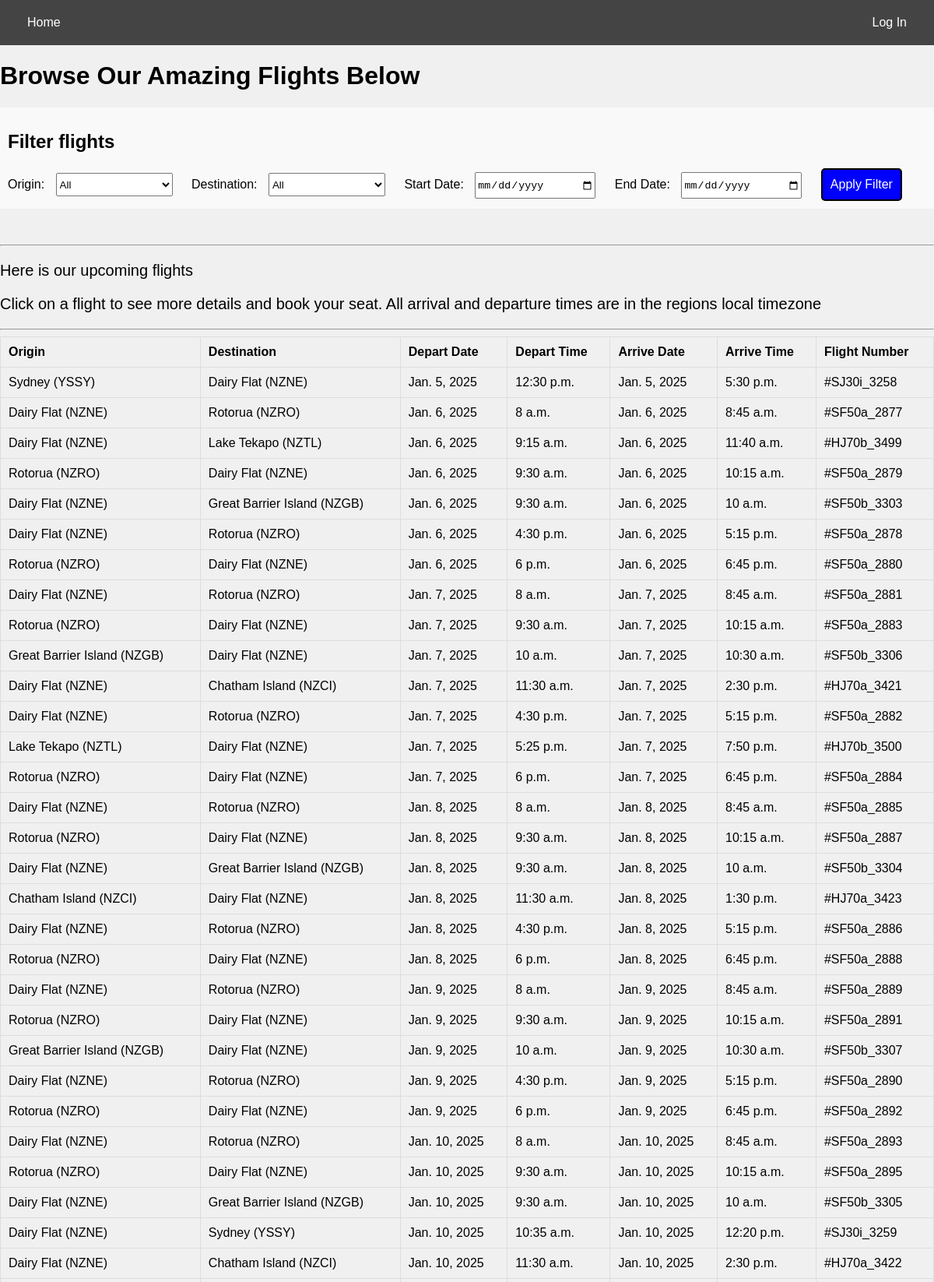
/bookingapp/ (upper part), run on the app's committed database.
### bookingapp/models.py (models this page shows)
class Flight(models.Model):
    flightId = models.AutoField(primary_key=True)
    routeId = models.ForeignKey(Route, related_name="flights", on_delete=models.CASCADE)
    depTime = models.TimeField(null=False)        # hours, mins, secs
    depDate = models.DateField(null=False)        # default is yyyy-mm-dd
    arrTime = models.TimeField(null=False)
    arrDate = models.DateField(null=False)
    seatsAvailable = models.IntegerField(null=False)  # depends on the plane
    ticketCost = models.DecimalField(null=False, max_digits=8, decimal_places=2)
    class Meta:
        db_table = 'flight'

class Route(models.Model):
    routeId = models.AutoField(primary_key=True)
    routeName = models.CharField(max_length=50, null=False)
    origin = models.CharField(max_length=50, null=False)
    destination = models.CharField(max_length=50, null=False)
    planeId = models.ForeignKey(Plane, related_name="routes", on_delete=models.CASCADE)
    class Meta:
        db_table = 'route'

class Plane(models.Model):
    planeId = models.AutoField(primary_key=True)
    name = models.CharField(max_length=30, null=False)
    code = models.CharField(max_length=10, null=False)
    numSeats = models.IntegerField(null=False)
    class Meta:
        db_table = 'plane'

### bookingapp/views.py (the view)
# urls.py: path('', views.homepage, name="homepage"),
def homepage(request):
    current_date = datetime.now().date()
    current_time = datetime.now().time()
    flights = Flight.objects.order_by('depDate', 'depTime').filter(
        Q(depDate=current_date, depTime__gte=current_time) | Q(depDate__gt=current_date)
    )[:40]
    return render(request, 'homepage.html', {'flights': flights})

### bookingapp/templates/homepage.html (shortened to what this page needs)
<!doctype html>
{% load static %}
<html>
    <head>
        <link rel="stylesheet" type="text/css" href="{% static 'homepage.css' %}">
        <link rel="stylesheet" type="text/css" href="{% static 'navbar.css' %}">
        <link rel="stylesheet" type="text/css" href="{% static 'tables.css' %}">
    </head>
    <body>
        {% include 'navbar.html' %}
        <h1>Browse Our Amazing Flights Below</h1>
        <div id="filter">
            <h2>Filter flights</h2>
            <label>Origin:  </label>
            <select id="origin_dropdown">
                <option value="">All</option>
            </select>
            <label>Destination:  </label>
            <select id="dest_dropdown">
                <option value="">All</option>
            </select>
            <label>Start Date:  </label>
            <input type="date" id="start_date">
            <label>End Date:  </label>
            <input type="date" id="end_date">
            <button type="submit" id="filterButton">Apply Filter</button>
        </div>
        <br><hr>
        <p>Here is our upcoming flights</p>
        <p> Click on a flight to see more details and book your seat. All arrival and departure times are
            in the regions local timezone </p>
        <hr>
        <table id="flight-table">
            <thead>
                <tr>
                    <th>Origin</th>
                    <th>Destination</th>
                    <th>Depart Date</th>
                    <th>Depart Time</th>
                    <th>Arrive Date</th>
                    <th>Arrive Time</th>
                    <th>Flight Number</th>
                </tr>
            </thead>
            <tbody>
                {% for flight in flights %}
                    {% include 'homepage_table.html' with flight=flight %}
                {% endfor %}
            </tbody>
        </table>
    </body>
</html>

### bookingapp/templates/homepage_table.html
<tr class="clickable-row" onclick="openFlightDetails('{{flight.flightId}}', this)">
    <td>{{ flight.routeId.origin }}</td>
    <td>{{ flight.routeId.destination }}</td>
    <td>{{ flight.depDate }}</td>
    <td>{{ flight.depTime }}</td>
    <td>{{ flight.arrDate }}</td>
    <td>{{ flight.arrTime }}</td>
    <td>#{{flight.routeId.planeId.code}}_{{ flight.flightId}} </td>
</tr>

### bookingapp/static/homepage.css (style rules this page uses)
#filter { background-color: #f9f9f9; padding: 10px; margin-bottom: 20px; }
#filter label { margin-right: 10px; }
#filter select, #filter input[type="date"], #filter button { margin-right: 20px; }
#start_date, #end_date, #origin_dropdown, #dest_dropdown { width: 150px; height: 30px; }

### bookingapp/static/navbar.css (style rules this page uses)
body { font-family: Arial, sans-serif; margin: 0; padding: 0; background-color: #f0f0f0; }
p { font-family: Arial, sans-serif; font-size: 20px; }
#editButton, #bookButton, #loginButton, #updateButton, #signupButton, #filterButton { padding: 10px 10px; font-size: 16px; text-align: center; text-decoration: none; color: #fff; background-color: blue; border: 2px solid #000; border-radius: 5px; cursor: pointer; }

### bookingapp/static/tables.css (style rules this page uses)
table { width: 100%; border-collapse: collapse; margin-bottom: 20px; }
table th, table td { border: 1px solid #ddd; padding: 10px; text-align: left; }

### data on the page
Flight: routeId.origin "Sydney (YSSY)", routeId.destination "Dairy Flat (NZNE)", depDate "Jan. 5, 2025", depTime "12:30 p.m.", arrDate "Jan. 5, 2025", arrTime "5:30 p.m.", routeId.planeId.code "SJ30i", flightId "3258"
Flight: routeId.origin "Dairy Flat (NZNE)", routeId.destination "Rotorua (NZRO)", depDate "Jan. 6, 2025", depTime "8 a.m.", arrDate "Jan. 6, 2025", arrTime "8:45 a.m.", routeId.planeId.code "SF50a", flightId "2877"
Flight: routeId.origin "Dairy Flat (NZNE)", routeId.destination "Lake Tekapo (NZTL)", depDate "Jan. 6, 2025", depTime "9:15 a.m.", arrDate "Jan. 6, 2025", arrTime "11:40 a.m.", routeId.planeId.code "HJ70b", flightId "3499"
Flight: routeId.origin "Rotorua (NZRO)", routeId.destination "Dairy Flat (NZNE)", depDate "Jan. 6, 2025", depTime "9:30 a.m.", arrDate "Jan. 6, 2025", arrTime "10:15 a.m.", routeId.planeId.code "SF50a", flightId "2879"
Flight: routeId.origin "Dairy Flat (NZNE)", routeId.destination "Great Barrier Island (NZGB)", depDate "Jan. 6, 2025", depTime "9:30 a.m.", arrDate "Jan. 6, 2025", arrTime "10 a.m.", routeId.planeId.code "SF50b", flightId "3303"
Flight: routeId.origin "Dairy Flat (NZNE)", routeId.destination "Rotorua (NZRO)", depDate "Jan. 6, 2025", depTime "4:30 p.m.", arrDate "Jan. 6, 2025", arrTime "5:15 p.m.", routeId.planeId.code "SF50a", flightId "2878"
Flight: routeId.origin "Rotorua (NZRO)", routeId.destination "Dairy Flat (NZNE)", depDate "Jan. 6, 2025", depTime "6 p.m.", arrDate "Jan. 6, 2025", arrTime "6:45 p.m.", routeId.planeId.code "SF50a", flightId "2880"
Flight: routeId.origin "Dairy Flat (NZNE)", routeId.destination "Rotorua (NZRO)", depDate "Jan. 7, 2025", depTime "8 a.m.", arrDate "Jan. 7, 2025", arrTime "8:45 a.m.", routeId.planeId.code "SF50a", flightId "2881"
Flight: routeId.origin "Rotorua (NZRO)", routeId.destination "Dairy Flat (NZNE)", depDate "Jan. 7, 2025", depTime "9:30 a.m.", arrDate "Jan. 7, 2025", arrTime "10:15 a.m.", routeId.planeId.code "SF50a", flightId "2883"
Flight: routeId.origin "Great Barrier Island (NZGB)", routeId.destination "Dairy Flat (NZNE)", depDate "Jan. 7, 2025", depTime "10 a.m.", arrDate "Jan. 7, 2025", arrTime "10:30 a.m.", routeId.planeId.code "SF50b", flightId "3306"
Flight: routeId.origin "Dairy Flat (NZNE)", routeId.destination "Chatham Island (NZCI)", depDate "Jan. 7, 2025", depTime "11:30 a.m.", arrDate "Jan. 7, 2025", arrTime "2:30 p.m.", routeId.planeId.code "HJ70a", flightId "3421"
Flight: routeId.origin "Dairy Flat (NZNE)", routeId.destination "Rotorua (NZRO)", depDate "Jan. 7, 2025", depTime "4:30 p.m.", arrDate "Jan. 7, 2025", arrTime "5:15 p.m.", routeId.planeId.code "SF50a", flightId "2882"
Flight: routeId.origin "Lake Tekapo (NZTL)", routeId.destination "Dairy Flat (NZNE)", depDate "Jan. 7, 2025", depTime "5:25 p.m.", arrDate "Jan. 7, 2025", arrTime "7:50 p.m.", routeId.planeId.code "HJ70b", flightId "3500"
Flight: routeId.origin "Rotorua (NZRO)", routeId.destination "Dairy Flat (NZNE)", depDate "Jan. 7, 2025", depTime "6 p.m.", arrDate "Jan. 7, 2025", arrTime "6:45 p.m.", routeId.planeId.code "SF50a", flightId "2884"
Flight: routeId.origin "Dairy Flat (NZNE)", routeId.destination "Rotorua (NZRO)", depDate "Jan. 8, 2025", depTime "8 a.m.", arrDate "Jan. 8, 2025", arrTime "8:45 a.m.", routeId.planeId.code "SF50a", flightId "2885"
Flight: routeId.origin "Rotorua (NZRO)", routeId.destination "Dairy Flat (NZNE)", depDate "Jan. 8, 2025", depTime "9:30 a.m.", arrDate "Jan. 8, 2025", arrTime "10:15 a.m.", routeId.planeId.code "SF50a", flightId "2887"
Flight: routeId.origin "Dairy Flat (NZNE)", routeId.destination "Great Barrier Island (NZGB)", depDate "Jan. 8, 2025", depTime "9:30 a.m.", arrDate "Jan. 8, 2025", arrTime "10 a.m.", routeId.planeId.code "SF50b", flightId "3304"
Flight: routeId.origin "Chatham Island (NZCI)", routeId.destination "Dairy Flat (NZNE)", depDate "Jan. 8, 2025", depTime "11:30 a.m.", arrDate "Jan. 8, 2025", arrTime "1:30 p.m.", routeId.planeId.code "HJ70a", flightId "3423"
Flight: routeId.origin "Dairy Flat (NZNE)", routeId.destination "Rotorua (NZRO)", depDate "Jan. 8, 2025", depTime "4:30 p.m.", arrDate "Jan. 8, 2025", arrTime "5:15 p.m.", routeId.planeId.code "SF50a", flightId "2886"
Flight: routeId.origin "Rotorua (NZRO)", routeId.destination "Dairy Flat (NZNE)", depDate "Jan. 8, 2025", depTime "6 p.m.", arrDate "Jan. 8, 2025", arrTime "6:45 p.m.", routeId.planeId.code "SF50a", flightId "2888"
Flight: routeId.origin "Dairy Flat (NZNE)", routeId.destination "Rotorua (NZRO)", depDate "Jan. 9, 2025", depTime "8 a.m.", arrDate "Jan. 9, 2025", arrTime "8:45 a.m.", routeId.planeId.code "SF50a", flightId "2889"
Flight: routeId.origin "Rotorua (NZRO)", routeId.destination "Dairy Flat (NZNE)", depDate "Jan. 9, 2025", depTime "9:30 a.m.", arrDate "Jan. 9, 2025", arrTime "10:15 a.m.", routeId.planeId.code "SF50a", flightId "2891"
Flight: routeId.origin "Great Barrier Island (NZGB)", routeId.destination "Dairy Flat (NZNE)", depDate "Jan. 9, 2025", depTime "10 a.m.", arrDate "Jan. 9, 2025", arrTime "10:30 a.m.", routeId.planeId.code "SF50b", flightId "3307"
Flight: routeId.origin "Dairy Flat (NZNE)", routeId.destination "Rotorua (NZRO)", depDate "Jan. 9, 2025", depTime "4:30 p.m.", arrDate "Jan. 9, 2025", arrTime "5:15 p.m.", routeId.planeId.code "SF50a", flightId "2890"
Flight: routeId.origin "Rotorua (NZRO)", routeId.destination "Dairy Flat (NZNE)", depDate "Jan. 9, 2025", depTime "6 p.m.", arrDate "Jan. 9, 2025", arrTime "6:45 p.m.", routeId.planeId.code "SF50a", flightId "2892"
Flight: routeId.origin "Dairy Flat (NZNE)", routeId.destination "Rotorua (NZRO)", depDate "Jan. 10, 2025", depTime "8 a.m.", arrDate "Jan. 10, 2025", arrTime "8:45 a.m.", routeId.planeId.code "SF50a", flightId "2893"
Flight: routeId.origin "Rotorua (NZRO)", routeId.destination "Dairy Flat (NZNE)", depDate "Jan. 10, 2025", depTime "9:30 a.m.", arrDate "Jan. 10, 2025", arrTime "10:15 a.m.", routeId.planeId.code "SF50a", flightId "2895"
Flight: routeId.origin "Dairy Flat (NZNE)", routeId.destination "Great Barrier Island (NZGB)", depDate "Jan. 10, 2025", depTime "9:30 a.m.", arrDate "Jan. 10, 2025", arrTime "10 a.m.", routeId.planeId.code "SF50b", flightId "3305"
Flight: routeId.origin "Dairy Flat (NZNE)", routeId.destination "Sydney (YSSY)", depDate "Jan. 10, 2025", depTime "10:35 a.m.", arrDate "Jan. 10, 2025", arrTime "12:20 p.m.", routeId.planeId.code "SJ30i", flightId "3259"
Flight: routeId.origin "Dairy Flat (NZNE)", routeId.destination "Chatham Island (NZCI)", depDate "Jan. 10, 2025", depTime "11:30 a.m.", arrDate "Jan. 10, 2025", arrTime "2:30 p.m.", routeId.planeId.code "HJ70a", flightId "3422"
